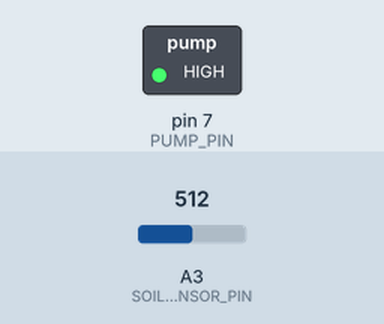
Simulated run of this sketch. Board: Arduino Uno, built with avr-gcc and run on an emulated ATmega328P. Shown: switched loads named in the sketch (green lamp = pin HIGH). The inputs (shaded band) are chosen by the test bench; at power-on: A3 (SOIL_SENSOR_PIN) = 512.

Above: at 1.8 s.
1.9 s: A3 (SOIL_SENSOR_PIN) set to 492
At 2.5 s:
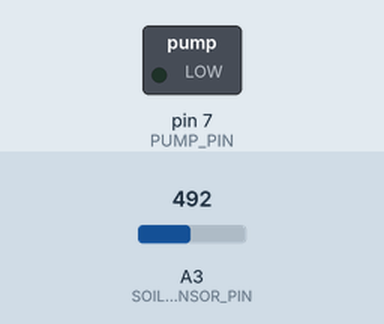
3.5 s: A3 (SOIL_SENSOR_PIN) set to 510
At 5.2 s:
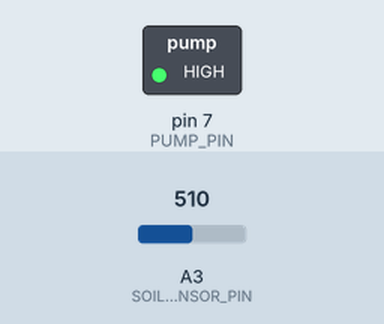
5.5 s: A3 (SOIL_SENSOR_PIN) set to 490
At 6.8 s:
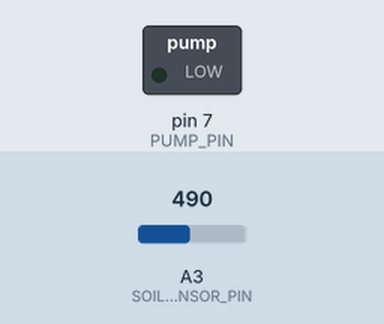
Timing chart, 0 to 8.5 s (numbered marks = the images above; inputs shaded):
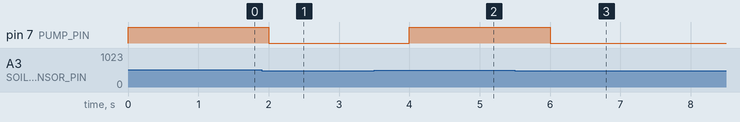

Measured:
- the behaviour switches between 501 and 500 on A3 (SOIL_SENSOR_PIN) (found by bisection; images 0 and 1)
- after the input at 1.9 s, pin 7 (PUMP_PIN): HIGH → LOW after 0.10 s
- after the input at 3.5 s, pin 7 (PUMP_PIN): LOW → HIGH after 0.50 s
- after the input at 5.5 s, pin 7 (PUMP_PIN): HIGH → LOW after 0.50 s

The sketch:

automatic_irrigation.ino
```cpp
#include <Arduino.h>

#define SOIL_SENSOR_PIN   A3
#define PUMP_PIN          7

#define DRY_THRESHOLD     500
#define CHECK_DELAY_MS    1000

void setup()
{
  pinMode(PUMP_PIN, OUTPUT);
  digitalWrite(PUMP_PIN, LOW);
}

void loop()
{
  int soilMoisture = analogRead(SOIL_SENSOR_PIN);

  if (soilMoisture > DRY_THRESHOLD)
  {
    digitalWrite(PUMP_PIN, HIGH);
  }
  else
  {
    digitalWrite(PUMP_PIN, LOW);
  }

  delay(CHECK_DELAY_MS);
}
```
